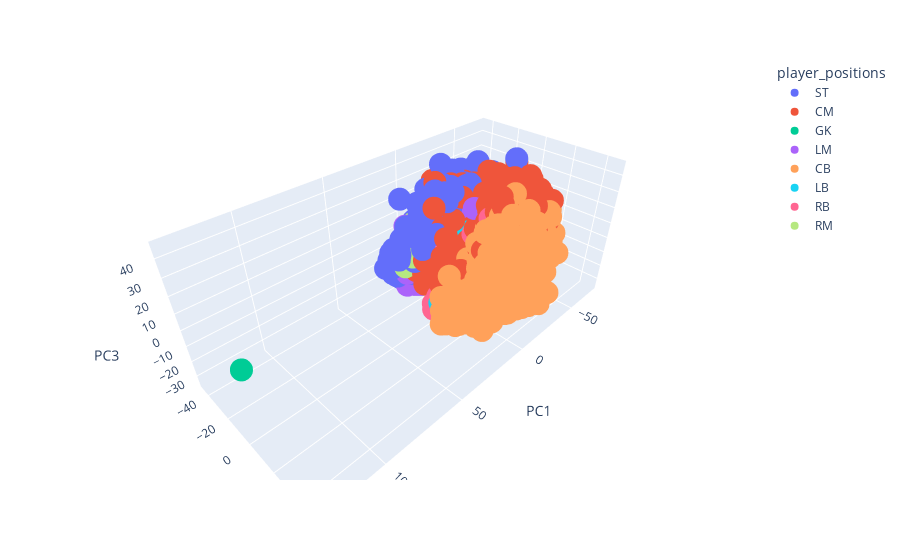

Notebook code for this chart:
### Code cell
import plotly.express as px

px.scatter_3d(df, x='PC1', y='PC2', z='PC3',
              color='player_positions')

### Figure 1 — Plotly figure (JSON) as saved in the notebook; plotly's stock layout.template omitted (floating-point values rounded to 4 significant figures; data arrays with more than 128 entries replaced by an {"elided": "..."} marker saying what was removed)
{"data": [{"hovertemplate": "player_positions=ST<br>PC1=%{x}<br>PC2=%{y}<br>PC3=%{z}<extra></extra>", "legendgroup": "ST", "marker": {"color": "#636efa", "symbol": "circle"}, "mode": "markers", "name": "ST", "scene": "scene", "showlegend": true, "type": "scatter3d", "x": {"elided": "3680 float values"}, "y": {"elided": "3680 float values"}, "z": {"elided": "3680 float values"}}, {"hovertemplate": "player_positions=CM<br>PC1=%{x}<br>PC2=%{y}<br>PC3=%{z}<extra></extra>", "legendgroup": "CM", "marker": {"color": "#EF553B", "symbol": "circle"}, "mode": "markers", "name": "CM", "scene": "scene", "showlegend": true, "type": "scatter3d", "x": {"elided": "4989 float values"}, "y": {"elided": "4989 float values"}, "z": {"elided": "4989 float values"}}, {"hovertemplate": "player_positions=GK<br>PC1=%{x}<br>PC2=%{y}<br>PC3=%{z}<extra></extra>", "legendgroup": "GK", "marker": {"color": "#00cc96", "symbol": "circle"}, "mode": "markers", "name": "GK", "scene": "scene", "showlegend": true, "type": "scatter3d", "x": {"elided": "2132 float values"}, "y": {"elided": "2132 float values"}, "z": {"elided": "2132 float values"}}, {"hovertemplate": "player_positions=LM<br>PC1=%{x}<br>PC2=%{y}<br>PC3=%{z}<extra></extra>", "legendgroup": "LM", "marker": {"color": "#ab63fa", "symbol": "circle"}, "mode": "markers", "name": "LM", "scene": "scene", "showlegend": true, "type": "scatter3d", "x": {"elided": "1016 float values"}, "y": {"elided": "1016 float values"}, "z": {"elided": "1016 float values"}}, {"hovertemplate": "player_positions=CB<br>PC1=%{x}<br>PC2=%{y}<br>PC3=%{z}<extra></extra>", "legendgroup": "CB", "marker": {"color": "#FFA15A", "symbol": "circle"}, "mode": "markers", "name": "CB", "scene": "scene", "showlegend": true, "type": "scatter3d", "x": {"elided": "3339 float values"}, "y": {"elided": "3339 float values"}, "z": {"elided": "3339 float values"}}, {"hovertemplate": "player_positions=LB<br>PC1=%{x}<br>PC2=%{y}<br>PC3=%{z}<extra></extra>", "legendgroup": "LB", "marker": {"color": "#19d3f3", "symbol": "circle"}, "mode": "markers", "name": "LB", "scene": "scene", "showlegend": true, "type": "scatter3d", "x": {"elided": "1531 float values"}, "y": {"elided": "1531 float values"}, "z": {"elided": "1531 float values"}}, {"hovertemplate": "player_positions=RB<br>PC1=%{x}<br>PC2=%{y}<br>PC3=%{z}<extra></extra>", "legendgroup": "RB", "marker": {"color": "#FF6692", "symbol": "circle"}, "mode": "markers", "name": "RB", "scene": "scene", "showlegend": true, "type": "scatter3d", "x": {"elided": "1524 float values"}, "y": {"elided": "1524 float values"}, "z": {"elided": "1524 float values"}}, {"hovertemplate": "player_positions=RM<br>PC1=%{x}<br>PC2=%{y}<br>PC3=%{z}<extra></extra>", "legendgroup": "RM", "marker": {"color": "#B6E880", "symbol": "circle"}, "mode": "markers", "name": "RM", "scene": "scene", "showlegend": true, "type": "scatter3d", "x": {"elided": "1028 float values"}, "y": {"elided": "1028 float values"}, "z": {"elided": "1028 float values"}}], "layout": {"legend": {"title": {"text": "player_positions"}, "tracegroupgap": 0}, "margin": {"t": 60}, "scene": {"domain": {"x": [0, 1], "y": [0, 1]}, "xaxis": {"title": {"text": "PC1"}}, "yaxis": {"title": {"text": "PC2"}}, "zaxis": {"title": {"text": "PC3"}}}}}
